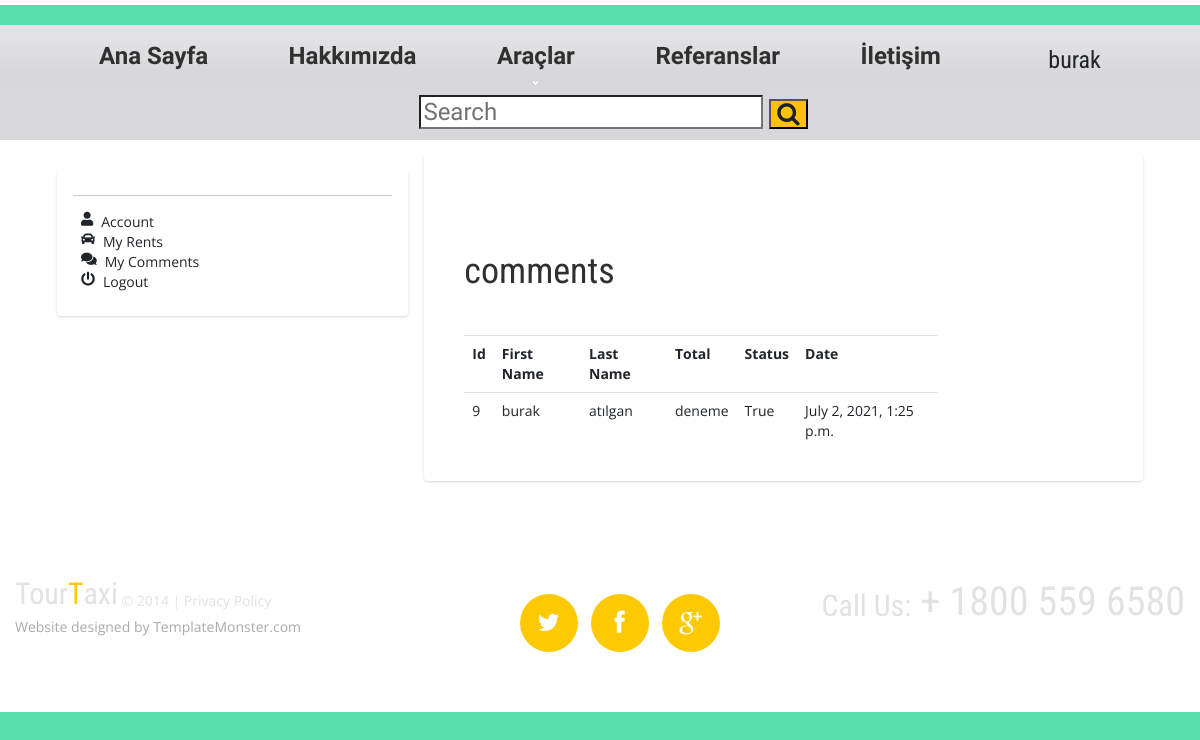
Screenshot of /user/comments/ (signed in) with the database file from the repository.
### car/models.py (models this page shows, shortened)
class Comment(models.Model):
    STATUS = (
        ('New', 'New'),
        ('True', 'True'),
        ('False', 'False'),
    )
    car = models.ForeignKey(Car, on_delete=models.CASCADE)
    user = models.ForeignKey(User, on_delete=models.CASCADE)
    subject = models.CharField(max_length=50)
    comment = models.CharField(max_length=250)
    ip = models.CharField(max_length=20, blank=True)
    status = models.CharField(max_length=10, choices=STATUS, default='New')
    create_at = models.DateTimeField(auto_now_add=True)
    update_at = models.DateTimeField(auto_now=True)

### user/views.py (the view)
# urls.py: path('comments/', views.comments, name='comments'),
@login_required(login_url='/login')
def comments(request):
    category = Category.objects.all()
    current_user = request.user
    comments = Comment.objects.filter(user_id=current_user.id)
    context = {
        'category': category,
        'comments': comments,
    }
    return render(request, 'user_comments.html', context)

### user/templates/user_comments.html (shortened to what this page needs)
{% extends "homebase.html" %}
{% block content %}
    <div class="container">
        <div class="main-body">
            <div class="row gutters-sm">
                <div class="col-md-4 mb-3">
                    <div class="card mt-3">
                        <ul class="list-group list-group-flush">
                            <li class="list-group-item d-flex justify-content-between align-items-center flex-wrap">
                                {% include 'user_panel.html' %}
                            </li>
                        </ul>
                    </div>
                </div>
                <div class="col-md-8">
                    <div class="card mb-3">
                        <div class="card-body">
                            <div class="row">
                                <div class="section">
        <div class="container">
            <div class="row">
                <div class="col-md-9">
                    <div class="order-summary clearfix">
                        <div class="section-title">
                            <h3 class="title">comments</h3>
                        </div>
                        <table class="shopping-cart-table table">
                            <tr>
                                <th class="text-left">Id </th>
                                <th class="text-left">First Name </th>
                                <th class="text-left">Last Name </th>
                                <th class="text-left">Total </th>
                                <th class="text-left">Status </th>
                                <th class="text-left">Date </th>
                            </tr>
                            {% for rs in comments %}
                                <tr>
                                    <td class="text-left">{{ rs.id}} </td>
                                    <td class="text-left">{{ user.first_name}} </td>
                                    <td class="text-left">{{ user.last_name}} </td>
                                    <td class="text-left">{{ rs.comment}} </td>
                                    <td class="text-left">{{ rs.status}} </td>
                                    <td class="text-left">{{ rs.create_at}} </td>
                                </tr>
                            {% endfor %}
                        </table>
                    </div>
                </div>
            </div>
        </div>
                            </div>
                    </div>
                </div>
            </div>
        </div>
    </div>
    </div>
    </div>
{% endblock %}

### home/templates/header.html (shortened to what this page needs)
{% load static %}
<header>
    <div class="menu_block ">
        <div class="container_12">
            <div class="grid_12">
                <nav class="horizontal-nav full-width horizontalNav-notprocessed">
                    <ul class="sf-menu">
                        <li class=""><a href="/">Ana Sayfa</a></li>
                        <li><a href="/hakkimizda">Hakkımızda</a></li>
                        <li class="dropdown mega-dropdown">
                            <a href="/"><p>Araçlar</p></a>
                            {% load mptt_tags %}
                        </li>
                        <li><a href="/referanslarimiz">Referanslar</a></li>
                        <li><a href="{% url 'iletisim' %}">İletişim</a></li>
                        <li>
                            {% if user.id is not None %}
                                <li class="nav-item dropdown nav-user">
                                    <a class="nav-link nav-user-img" href="#" id="navbarDropdownMenuLink2" data-toggle="dropdown" aria-haspopup="true" aria-expanded="false">
                                        <h5  class="mb-0 text-dark nav-user-name">{{ request.user.first_name}}</h5>
                                    </a>
                                </li>
                            {% else %}
                                <li >
                                    <a class="btn-warning" href="/login">Login</a>/<a class="btn-warning" href="/signup/">signup</a>
                                </li>
                            {% endif %}
                        </li>
                        <li>
                            <form role="search" action="/search/" method="post">
                                <div>
                                    <input type="text" name="query" class="input search-input" placeholder="Search">
                                    <button class="search-btn bg-warning">
                                        <i class="fa fa-search"></i>
                                    </button>
                                </div>
                            </form>
                        </li>
                    </ul>
                </nav>
            </div>
        </div>
    </div>
</header>

### home/static/booking/css/booking.css (style rules this page uses)
.clearfix { *zoom: 1; }
.clearfix:before, .clearfix:after { display: table; content: ""; line-height: 0; }
.clearfix:after { clear: both; }

### home/static/css/style.css (style rules this page uses)
html { width: 100%; }
* { -webkit-text-size-adjust: none; }
body { position: relative; background-color: #4a4a4a; color: #878787; font: 14px/20px 'Open Sans', sans-serif; }
p { margin-bottom: 20px; }
input { border-radius: 0 !important; outline: none !important; }
h1, h2, h3, h4, h5, h6 { font-weight: normal; color: #3e454c; font-family: 'Roboto Condensed', sans-serif; }
h3 { font-size: 36px; line-height: 36px; color: #313030; padding-top: 14px; margin-bottom: 20px; }
.page1 h3 { margin-bottom: 46px; padding-top: 82px; }
ul { padding: 0; margin: 0; list-style: none; }
a { text-decoration: none; color: inherit; outline: none; transition: 0.5s ease; -o-transition: 0.5s ease; -webkit-transition: 0.5s ease; }
header { display: block; }

### home/static/css/grid.css (style rules this page uses)
body { min-width: 1200px; }
.container_12 { margin-left: auto; margin-right: auto; width: 1200px; }
.grid_1, .grid_2, .grid_3, .grid_4, .grid_5, .grid_6, .grid_7, .grid_8, .grid_9, .grid_10, .grid_11, .grid_12 { display:inline; float: left; position: relative; margin-left: 15px; margin-right: 15px; }
.container_12 .grid_12 { width:1170px; }
.clearfix:before, .clearfix:after { content: '\0020'; display: block; overflow: hidden; visibility: hidden; width: 0; height: 0; }
.clearfix:after { clear: both; }
.clearfix { zoom: 1; }

### home/static/css/superfish.css (style rules this page uses)
.menu_block { z-index: 999; position: relative; background: url(../images/menu_bg.png) 0 0 repeat-x #d8d8db; padding: 12px 0 11px; }
.menu_block nav { position: relative; font-family: 'Marvel', sans-serif; }
nav>.sf-menu { z-index: 990; text-align: center; position: relative; }
nav { position:relative;padding: 0px 0 0 0; }
.sf-menu>li { display: block; position: relative; display: inline-block; font-size: 24px; line-height: 20px; }
.sf-menu>li+li { margin-left: 27px; }
.sf-menu>li>a { font-weight: bold; text-align: center; color: #313030; display: block; padding: 9px 25px; }
.sf-menu>li>a.sf-with-ul:after { position: absolute; content: ''; left: 50%; margin-left: -3px; width: 5px; background: url(../images/arrows.png) 0 0 no-repeat; height: 4px; bottom: 10px; pointer-events: none; z-index: 999; display: block; }

### home/templates/homebase.html (style rules this page uses)
html { border-top: 5px solid #fff; background: #58DDAF; color: #2a2a2a; }
html, body { margin: 0; padding: 0; font-family: 'Open Sans'; }

### user/templates/user_comments.html (style rules this page uses)
body { margin-top:20px; color: #1a202c; text-align: left; background-color: #e2e8f0; }
.main-body { padding: 15px; }
.card { box-shadow: 0 1px 3px 0 rgba(0,0,0,.1), 0 1px 2px 0 rgba(0,0,0,.06); }
.card { position: relative; display: flex; flex-direction: column; min-width: 0; word-wrap: break-word; background-color: #fff; background-clip: border-box; border: 0 solid rgba(0,0,0,.125); border-radius: .25rem; }
.card-body { flex: 1 1 auto; min-height: 1px; padding: 1rem; }
.gutters-sm { margin-right: -8px; margin-left: -8px; }
.gutters-sm>.col, .gutters-sm>[class*=col-] { padding-right: 8px; padding-left: 8px; }
.mb-3, .my-3 { margin-bottom: 1rem!important; }

### rows the page displays
Comment: id "9", comment "deneme", status "True", create_at "July 2, 2021, 1:25 p.m."

### other values shown
{{ request.user.first_name }} "burak"
{{ user.first_name }} "burak"
{{ user.last_name }} "atılgan"
